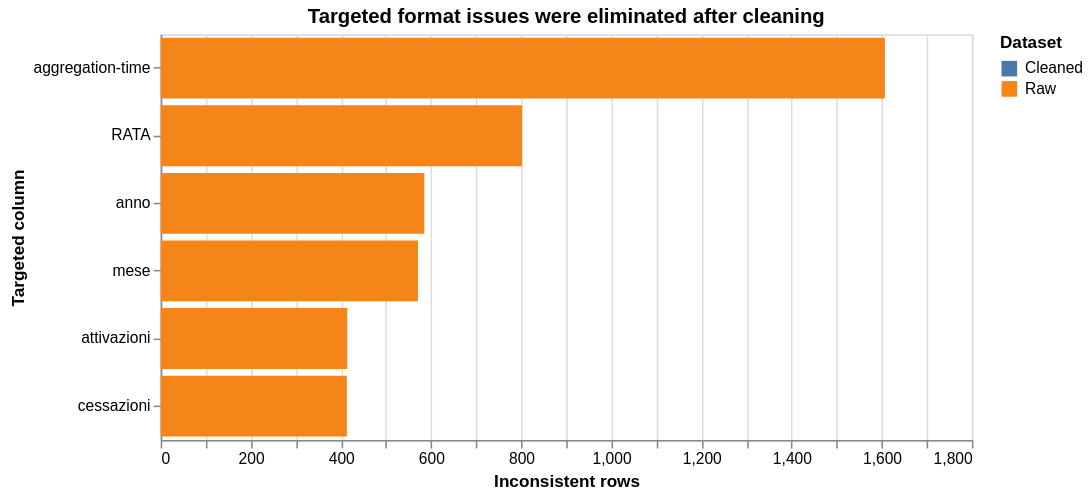

Notebook code cell kept with this figure:
### Code cell
verification_chart_data = verification_view.rename(columns={
    "before_inconsistent_rows": "Raw",
    "after_inconsistent_rows": "Cleaned",
}).melt(
    id_vars=["column_name", "status"],
    value_vars=["Raw", "Cleaned"],
    var_name="dataset",
    value_name="inconsistent_rows",
)

alt.Chart(verification_chart_data).mark_bar().encode(
    y=alt.Y("column_name:N", sort="-x", title="Targeted column"),
    x=alt.X("inconsistent_rows:Q", title="Inconsistent rows"),
    color=alt.Color("dataset:N", title="Dataset"),
    tooltip=["column_name", "dataset", alt.Tooltip("inconsistent_rows:Q", format=",")],
).properties(
    title="Targeted format issues were eliminated after cleaning",
    width=520,
    height=260,
)

### Figure 1 — Vega-Lite specification as saved in the notebook (floating-point values rounded to 4 significant figures)
{"config": {"view": {"continuousWidth": 300, "continuousHeight": 300}}, "data": {"name": "data-e1c40912186806a7c0534336eac1b4f5"}, "mark": {"type": "bar"}, "encoding": {"color": {"field": "dataset", "title": "Dataset", "type": "nominal"}, "tooltip": [{"field": "column_name", "type": "nominal"}, {"field": "dataset", "type": "nominal"}, {"field": "inconsistent_rows", "format": ",", "type": "quantitative"}], "x": {"field": "inconsistent_rows", "title": "Inconsistent rows", "type": "quantitative"}, "y": {"field": "column_name", "sort": "-x", "title": "Targeted column", "type": "nominal"}}, "height": 260, "title": "Targeted format issues were eliminated after cleaning", "width": 520, "$schema": "https://vega.github.io/schema/vega-lite/v6.4.1.json", "datasets": {"data-e1c40912186806a7c0534336eac1b4f5": [{"column_name": "mese", "status": "resolved", "dataset": "Raw", "inconsistent_rows": 571}, {"column_name": "anno", "status": "resolved", "dataset": "Raw", "inconsistent_rows": 585}, {"column_name": "attivazioni", "status": "resolved", "dataset": "Raw", "inconsistent_rows": 414}, {"column_name": "cessazioni", "status": "resolved", "dataset": "Raw", "inconsistent_rows": 413}, {"column_name": "RATA", "status": "resolved", "dataset": "Raw", "inconsistent_rows": 802}, {"column_name": "aggregation-time", "status": "resolved", "dataset": "Raw", "inconsistent_rows": 1607}, {"column_name": "mese", "status": "resolved", "dataset": "Cleaned", "inconsistent_rows": 0}, {"column_name": "anno", "status": "resolved", "dataset": "Cleaned", "inconsistent_rows": 0}, {"column_name": "attivazioni", "status": "resolved", "dataset": "Cleaned", "inconsistent_rows": 0}, {"column_name": "cessazioni", "status": "resolved", "dataset": "Cleaned", "inconsistent_rows": 0}, {"column_name": "RATA", "status": "resolved", "dataset": "Cleaned", "inconsistent_rows": 0}, {"column_name": "aggregation-time", "status": "resolved", "dataset": "Cleaned", "inconsistent_rows": 0}]}}
